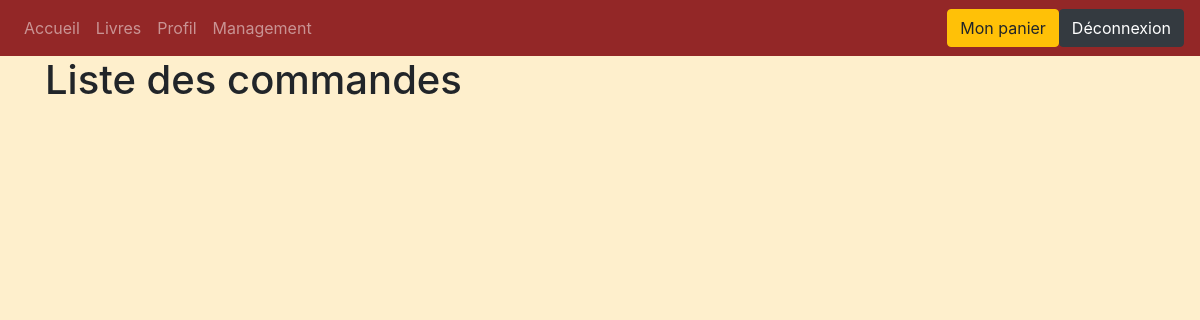
Page /controllers/ordermanagement (signed in) on the earlier database version.
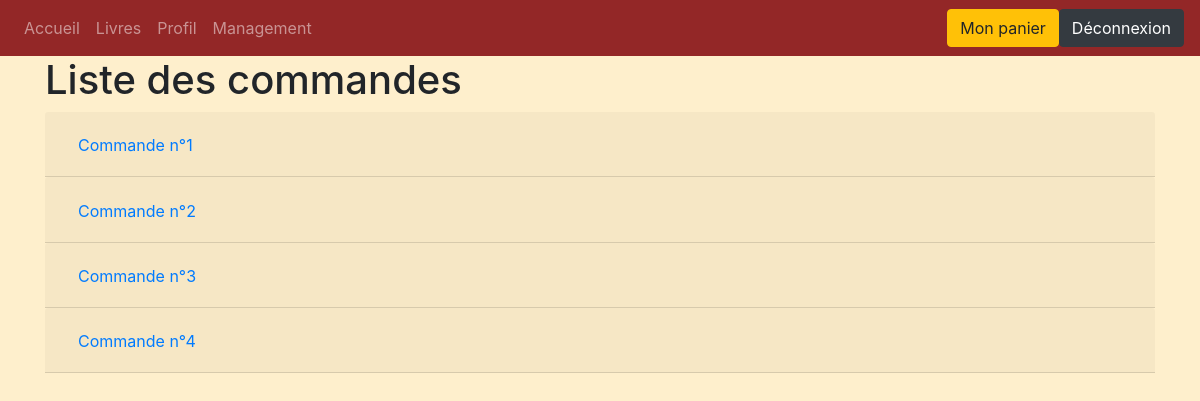
Same page on the later database version.
### tables this page shows
create table `order`(
	id_order int(11) auto_increment,
	`user` int(11),
	`status` int(11),
	primary key(id_order),
	foreign key (`user`) references `user`(id_user),
	foreign key (`status`) references `status`(id_status)
);

### controllers/ordermanagement.php (called while the page is built, shortened)
<?php
	require_once 'models/order.php';
	$orders = order::getall();
	include('views/ordermanagement.php');
?>

### models/order.php (called while the page is built, shortened)
<?php
	class order{
		private $id_order;
		public static function getAll(){
			$db = getDB();
			$reponse = $db->query('SELECT * FROM `order`');
			$reponse->setFetchMode(PDO::FETCH_CLASS, 'order');
			$donnees = $reponse->fetchAll();
			return $donnees;
		}
		public function getIdOrder(){
			return $this->id_order;
		}
	}
?>

### views/ordermanagement.php (the view, shortened to what this page needs)
	<h1>Liste des commandes</h1>
	<?php
		$i=0;
		foreach($orders as $order){
			echo '<div class="accordion" id="orders">';
			echo '<div><div class="card-header" id="heading'.$i.'"><h2 class="mb-0">';
			echo '<button class="btn btn-link" type="button" data-toggle="collapse" data-target="#collapse'.$i.'" aria-expanded="false" aria-controls="collapse'.$i.'">Commande n°'
              .$order->getIdOrder();
			echo '</h2></div>';
			echo '<div id="collapse'.$i.'" class="collapse" aria-labelledby="heading'.$i.'" data-parent="#orders"><div class="card-body">';
			echo '<table class="table table-bordered">';
			echo '</table></div></div></div></div>';
			$i++;
		}
	?>
<?php
	$content = ob_get_clean();
	include 'includes/layout.php';
?>

### index.php
<?php
	$uri = parse_url($_SERVER['REQUEST_URI'], PHP_URL_PATH);
	$segments = array_filter(explode('/', $uri));
	if (count($segments) === 1 or $segments[1] === '')
	{
		$segments[1] = 'welcome';
		$controller = 'controllers/'.$segments[1].'.php';
	}
	else
	{
		$controller = 'controllers/'.$segments[2].'.php';
	}
	if (file_exists($controller)) {
		require $controller;
	}
	else {
		echo $controller;
	}
?>

### views/includes/layout.php (shortened to what this page needs)
<!DOCTYPE html>
<html>
    <head>
		<link rel="stylesheet" href="https://stackpath.bootstrapcdn.com/bootstrap/4.2.1/css/bootstrap.min.css">
		<link rel="stylesheet" href="https://use.fontawesome.com/releases/v5.8.0/css/all.css">
		<link rel="stylesheet" href="css/style.css">
		<link rel="stylesheet" href="https://unpkg.com/aos@next/dist/aos.css" />
		<link href="https://cdnjs.cloudflare.com/ajax/libs/select2/4.0.6-rc.0/css/select2.min.css" rel="stylesheet" />
	</head>
    <body>
        <?php include 'header.php' ?>
        <?php include 'content.php' ?>
    </body>
</html>

### views/includes/header.php
<div class="fixed-top">
	<nav class="navbar navbar-expand-lg navbar-dark" style="background-color: #932727;">
		<ul class="navbar-nav mr-auto">
			<li class="nav-item">
				<a class="nav-link" href="welcome">Accueil</a>
			</li>
			<li class="nav-item">
				<a href="listing" class="nav-link">Livres</a>
			</li>
			<?php
				if(!empty($_SESSION['login'])){
					echo"<li class=\"nav-item\"><a href=\"profile\" class=\"nav-link\">Profil</a></li>";
					if($_SESSION['role']!=3){
						echo"<li class=\"nav-item\"><a href=\"management\" class=\"nav-link\">Management</a></li>";
					}
				}
			?>
		</ul>
		<?php
			if(empty($_SESSION['login'])){
				echo "<a href=\"login\"> <button type=\"button\" class=\"btn btn-success\">Connexion</button> </a>";
				echo "<a href=\"signin\"> <button type=\"button\" class=\"btn btn-info\">Inscription</button> </a>";
			}
			else
			{
				echo "<a href=\"cart\"> <button type=\"button\" class=\"btn btn-warning\">Mon panier</button> </a>";
				echo "<a href=\"logout\"> <button type=\"button\" class=\"btn btn-dark\">Déconnexion</button> </a>";
			}
		?>
	</nav>
<div>

### views/includes/content.php
<div class="container">
<?=$content ?>
</div>

### css/style.css (style rules this page uses)
body { background-color: #feefcc; }
.container { background-color: #feefcc; }

Differences in the rows shown:
added order: id_order "1"
added order: id_order "2"
added order: id_order "3"
added order: id_order "4"
